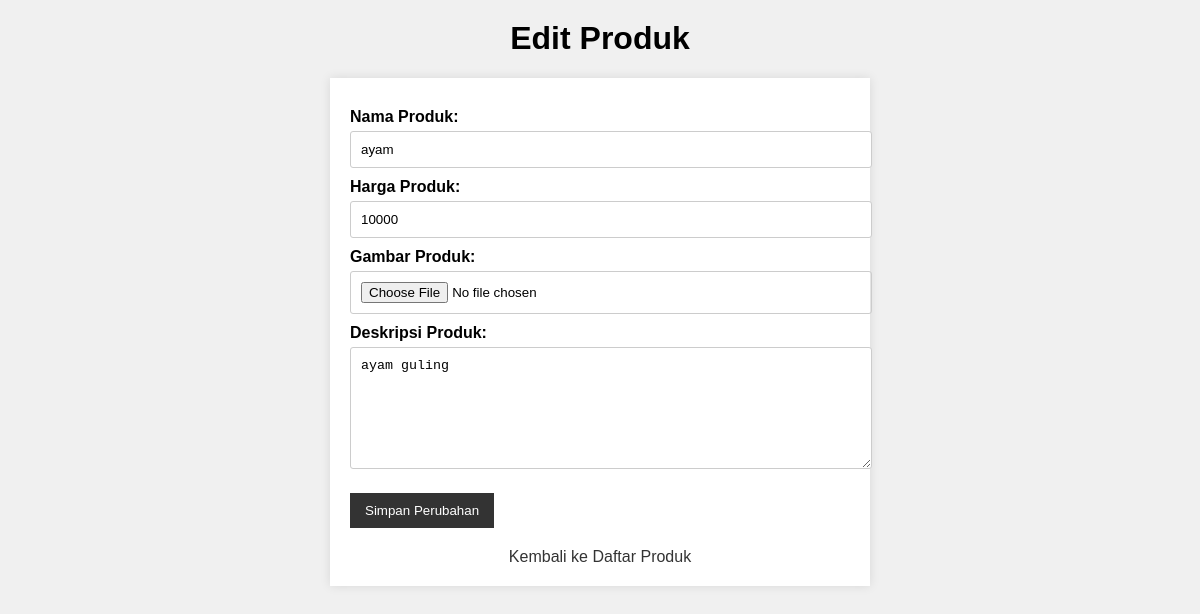
The page /edit_produk.php?id=2 (signed in) on the database its author committed.
### tables this page shows
CREATE TABLE `menu_produk` (
  `id_produk` int(11) NOT NULL,
  `nama_produk` varchar(255) NOT NULL,
  `harga_produk` int(11) NOT NULL,
  `gambar_produk` varchar(255) NOT NULL,
  `deskripsi_produk` text DEFAULT NULL
);

### edit_produk.php (the view, shortened to what this page needs)
<!DOCTYPE html>
<html lang="en">
<head>
</head>
<body>
    <h1>Edit Produk</h1>
    <div class="container">
        <?php
        $id_produk = $_GET['id'];
        $conn = mysqli_connect("localhost", "root", "", "kantin");
        $produk_query = mysqli_query($conn, "SELECT * FROM menu_produk WHERE id_produk = $id_produk");
        if ($produk_query) {
            $produk = mysqli_fetch_assoc($produk_query);
        }
        ?>
        <form action="" method="post" enctype="multipart/form-data">
            <label for="nama_produk">Nama Produk:</label>
            <input type="text" id="nama_produk" name="nama_produk" value="<?php echo $produk['nama_produk']; ?>" required>
            <label for="harga_produk">Harga Produk:</label>
            <input type="number" id="harga_produk" name="harga_produk" value="<?php echo $produk['harga_produk']; ?>" required>
            <label for="gambar_produk">Gambar Produk:</label>
            <input type="file" id="gambar_produk" name="gambar_produk" accept="image/*">
            <label for="deskripsi_produk">Deskripsi Produk:</label>
            <textarea id="deskripsi_produk" name="deskripsi_produk" required><?php echo $produk['deskripsi_produk']; ?></textarea>
            <input type="submit" value="Simpan Perubahan">
        </form>
        <a href="seller.php">Kembali ke Daftar Produk</a>
    </div>
</body>
</html>

### edit_produk.php (style rules this page uses)
body { font-family: Arial, sans-serif; background-color: #f0f0f0; margin: 0; padding: 0; }
h1 { text-align: center; margin-top: 20px; }
.container { max-width: 500px; margin: 0 auto; padding: 20px; background-color: white; box-shadow: 0 0 10px rgba(0, 0, 0, 0.1); }
label { display: block; margin-top: 10px; font-weight: bold; }
input[type="text"], input[type="number"], input[type="file"], textarea { width: 100%; padding: 10px; margin-top: 5px; border: 1px solid #ccc; border-radius: 3px; }
textarea { height: 100px; }
input[type="submit"] { background-color: #333; color: white; border: none; padding: 10px 15px; margin-top: 20px; cursor: pointer; }
a { display: block; text-align: center; margin-top: 20px; text-decoration: none; color: #333; }

### rows shown on the page
menu_produk: nama_produk "ayam", harga_produk "10000", deskripsi_produk "ayam guling"
